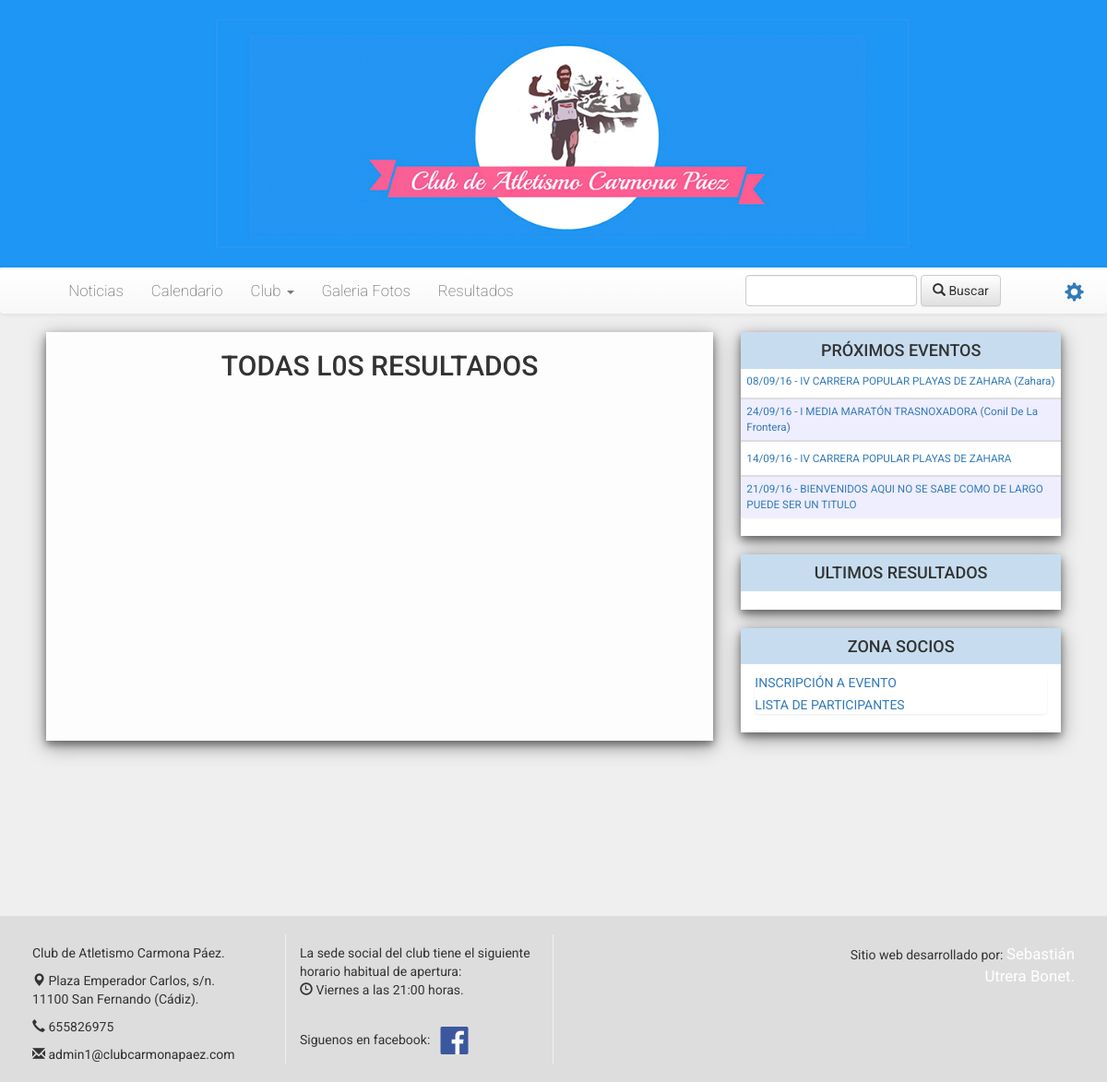
/resultados, run on the app's committed database.
### clubcarmona/models.py (models this page shows, shortened)
class Carrera(models.Model):
	titulo = models.CharField(max_length=250)
	fecha = models.DateTimeField(default=timezone.now)
	foto = models.ImageField(upload_to='static/img/proximosEventos', default="nofoto.jpg", null=True)
	texto = RichTextField(max_length=99999999,blank=True, null=True)
	link = models.CharField(max_length=200, blank=True, null=True)
	ciudad = models.CharField(max_length=200, blank=True, null=True)
	provicia = models.CharField(max_length=200, default='Cádiz')
	distancia = models.IntegerField(blank=True, null=True)
	precio = models.FloatField(default=0, blank=True, null=True)
	tipo = models.ForeignKey(Tipo)
	galeria_fotos_1 = models.CharField(max_length=9999, null=True, blank=True)
	galeria_fotos_2 = models.CharField(blank=True, null=True,max_length=9999)
	galeria_fotos_3 = models.CharField(blank=True, null=True,max_length=9999)
	resultado = models.FileField(upload_to='static/resultados', null=True, blank=True)

### clubcarmona/views.py (the view)
# urls.py: url(r'^resultados', views.resultados, name='resultados'),
def resultados(request):
    hoy = timezone.datetime.today()
    carreras = Carrera.objects.all().order_by('fecha').reverse()
    carreras2 = Carrera.objects.all().order_by('fecha')[0:10:]
    proximos = Carrera.objects.filter(fecha__gte=datetime.today())[:7]
    mes = {1:"ENERO",2:"FEBRERO",3:"MARZO",4:"ABRIL",5:"MAYO",6:"JUNIO",7:"JULIO",8:"AGOSTO",9:"SEPTIEMBRE",int(10):"OCTUBRE",int(11):"NOVIEMBRE",int(12):"DICIEMBRE"}
    dias = timezone.datetime.today()+timedelta(days=20)
    d = timezone.datetime.today()+timedelta(days=5)
    mes2 = calmes(mes)
    return render(request, 'Club/resultados.html',{
            'hoy'     : hoy,
            'proximos':proximos,
            'carreras':carreras,
            'carreras2':carreras2,
            'mes2':mes2,
            'mes':mes,
            'dias':dias,
            'd':d
    })

### clubcarmona/views.py (called while the page is built)
def calmes(a):
    b=[]
    for i in a:
        b.append(i)
    b.reverse()
    print(b)
    return (b)

### clubcarmona/templates/Club/resultados.html (shortened to what this page needs)
{% extends 'Club/plantilla.html' %}
{% load staticfiles %}
{% block content %}
    <div class="col-lg-12 col-xs-12 pull-left"
         style="background-color: rgba(255, 255, 255, 0.90); margin-bottom: 80px; padding-bottom: 10px; box-shadow: 0 4px 8px 0 rgba(0, 0, 0, 0.4), 0 6px 20px 0 rgba(0, 0, 0, 0.4);">
        <div>
            <h2 style="text-align: center;padding-bottom: 10px; cursor: default">TODAS L0S RESULTADOS</h2>
            {% for i in mes2 %}
                {% if i <= hoy.month %}
                    <div class="col-lg-12">
                    </div>
                {% endif %}
            {% endfor %}
        </div>
    </div>
{% endblock %}

### clubcarmona/templates/Club/plantilla.html (shortened to what this page needs)
{% load staticfiles %}
<!DOCTYPE html>
<html lang="es">
<head>
    <link href="{% static 'css/bootstrap.min.css' %}" rel="stylesheet">
    <link href="{% static 'css/bootstrap-theme.min.css' %}" media="screen" rel="stylesheet" type="text/css">
    <link rel="stylesheet" href="//netdna.bootstrapcdn.com/bootstrap/3.1.0/css/bootstrap.min.css">
    <link rel="stylesheet" href="//netdna.bootstrapcdn.com/bootstrap/3.1.0/css/bootstrap-theme.min.css">
    <link href="{% static 'css/style.css' %}" media="screen" rel="stylesheet" type="text/css">
</head>
<body style="background-color:#efefef; background-size: cover;" id="inicio">
<header style="border: none; ">
    <div id="cabecera"
         style="background: url('/static/img/head2.jpg') center no-repeat; background-size: cover; height: 290px;"
         class="img-responsive">
    </div>
    <div class="navbar navbar-default nav" role="navigation" style="z-index: 1000; margin: 0; padding: 0; border: none">
        <div class="collapse navbar-collapse navbar-ex1-collapse"
             style="margin: 0; border-radius: 0px; margin-left: -15px">
            <ul class="nav navbar-nav" style="font-size: 1.2em; font-weight: 200; padding-left: 5%;">
                <li><a href="/">Noticias</a></li>
                <li><a href="{% url 'calendario' %}">Calendario</a></li>
                <li class="dropdown">
        <a href="#" class="dropdown-toggle" data-toggle="dropdown">
          Club <b class="caret"></b>
        </a>
      </li>
                <li><a href="{% url 'galeria' %}">Galeria Fotos</a></li>
                <li><a href="{% url 'resultados' %}">Resultados</a></li>
            </ul>
            <a id="admin" class="glyphicon glyphicon-cog navbar-right" style="margin: 10px; padding-top: 5px; font-size: 1.5em"
               href="../admin"></a>
            <form class="navbar-form navbar-right" role="search" style="padding-right:5%;" method="get"
                  action="{% url 'buscar' %}" id="bus">
                <div class="form-group">
                    <input type="text" id="buscar" name="buscar" value="" class="form-group form-control">
                </div>
                <button type="submit" class="btn btn-default" href="../buscar"><span
                        class="glyphicon glyphicon-search"></span> Buscar
                </button>
            </form>
        </div>
    </div>
</header>
<div class="container-fluid" id="bloque"
     style="background-color:transparent;   background-size: contain; padding: 20px; margin-top: 5px; margin-bottom: 90px; min-height: 382px; border: none">
    <div class="col-lg-12 col-md-12" style="margin-top:20px">
        <div class="col-lg-4 col-md-4 col-xs-12 col-xs-offset-0 pull-right" id="menu2" style="padding-bottom: 20px">
            <div class="col-lg-12 col-md-12 col-xs-12 polaroid" style="background-color: white; padding:0 0 0px 0">
                <h4 style="text-align: center; background-color: #c7ddef; margin:0; padding: 10px; cursor: default">
                    PRÓXIMOS EVENTOS</h4>
                <div class="col-lg-12" style="padding:0px; font-size: smaller ">
                    <ul class=" list-group">
                        {% for carrera in proximos %}
                            {% if carrera.fecha.date >= hoy.date and carrera.resultado == ''  %}
                                    <li class="list-unstyled" style="vertical-align: middle;background-color: {% cycle 'white' '#eef' %}; padding: 5px 6px">
                                        <a href="../carrera/{{ carrera.id }}">{{ carrera.fecha|date:'d/m/y' }}
                                            - {{ carrera.titulo|upper }}
                                            {% if carrera.ciudad != '' %}
                                                ({{ carrera.ciudad|title }})
                                            {% endif %}
                                        </a>
                                    </li>
                                    {% if forloop.last != True %}
                                        <hr style="padding: 0px; border: 1px solid #ddd; margin:{% cycle '5px 0 0 0' '0 0 5px 0' %}">
                                    {% endif %}
                            {% endif %}
                        {% endfor %}
                    </ul>
                </div>
            </div>
            <div class="col-lg-12 col-md-12 col-xs-12 polaroid"
                 style="background-color: white; margin:  20px 0; padding: 0 0 0px 0">
                <h4 style="text-align: center; background-color: #c7ddef; margin:0; padding: 10px; cursor: default">ULTIMOS
                    RESULTADOS</h4>
                <div class="col-lg-12" style="padding:0px; font-size: smaller">
                </div>
            </div>
            <div class="col-lg-12 col-md-12 col-xs-12 polaroid"
                 style="background-color: white; margin:0; padding: 0 0 0px 0">
                <h4 style="text-align: center; background-color: #c7ddef; margin:0; padding: 10px; cursor: default">ZONA
                    SOCIOS</h4>
                <div class="col-lg-12" style="padding-top:6px;">
                    <ul class=" list-group">
                        <li class="list-unstyled" style="vertical-align: middle; padding: 4px 0 0">
                            <a href="../inscripcion">INSCRIPCIÓN A EVENTO</a>
                        </li>
                        <li class="list-unstyled" style="vertical-align: middle; padding: 4px 0 0">
                            <a href="../listaparticipantes">LISTA DE PARTICIPANTES</a>
                        </li>
                    </ul>
                </div>
            </div>
        </div>
        <div class="col-lg-8 col-md-8 col-xs-12 pull-left">
            {% block content %}
            {% endblock %}
        </div>
    </div>
</div>
<footer class="col-lg-12" style="height: auto; background-color: #ddd; padding: 20px;">
    <div class="col-lg-3" style="padding-top: 10px;height: 140px; border-right: 0.05em solid #f0f0f0">
        <p>Club de Atletismo Carmona Páez.</p>
        <p><span class="glyphicon glyphicon-map-marker"></span> Plaza Emperador Carlos, s/n.<br> 11100 San Fernando
            (Cádiz).</p>
        <p><span class="glyphicon glyphicon-earphone"></span> 655826975</p>
        <p><span class="glyphicon glyphicon-envelope"></span><a href="mailto:admin1@clubcarmonapaez.com"
                                                                style="color: #2e2e2e"> admin1@clubcarmonapaez.com</a>
        </p>
    </div>
    <div class="col-lg-3" style="border-right:0.05em solid #f0f0f0; padding-top: 10px; height: 140px;">
        <p>La sede social del club tiene el siguiente horario habitual de apertura:<br><span
                class="glyphicon glyphicon-time"></span> Viernes a las 21:00 horas. </p><br>
        <p>Siguenos en facebook: <a href="https://www.facebook.com/groups/264525040262137/?fref=ts" target="_blank">
            <img src="../static/img/face.png" ; width="45px" ; height="30px"/> </a></p>
    </div>
    <div class="col-lg-3" style="text-align: right; padding-top: 10px">
    </div>
    <div class="col-lg-3" style="text-align: right; padding-top: 10px">
        <p>Sitio web desarrollado por: <a href="mailto:sebastianutrerabonet@gmail.com"
                                          style="color: #fff; font-size: larger">Sebastián Utrera Bonet.</a></p>
    </div>
</footer>
</body>

### static/css/style.css (style rules this page uses)
div.polaroid { background-color: rgba(250,250,250,0.98); box-shadow: 0 4px 8px 0 rgba(0, 0, 0, 0.4), 0 6px 20px 0 rgba(0, 0, 0, 0.4); }
body { background:#FFFFFA; padding: 0; margin: 0; font-family: 'Roboto'; }
header { margin: 0; padding: 0; height: 90px; }
#menu2 { position: static; top: 150px; right: 0px; }

### data on the page
Carrera: fecha "08/09/16", titulo "IV CARRERA POPULAR PLAYAS DE ZAHARA", ciudad "Zahara"
Carrera: fecha "24/09/16", titulo "I MEDIA MARATÓN TRASNOXADORA", ciudad "Conil De La Frontera"
Carrera: fecha "14/09/16", titulo "IV CARRERA POPULAR PLAYAS DE ZAHARA"
Carrera: fecha "21/09/16", titulo "BIENVENIDOS AQUI NO SE SABE COMO DE LARGO PUEDE SER UN TITULO"
